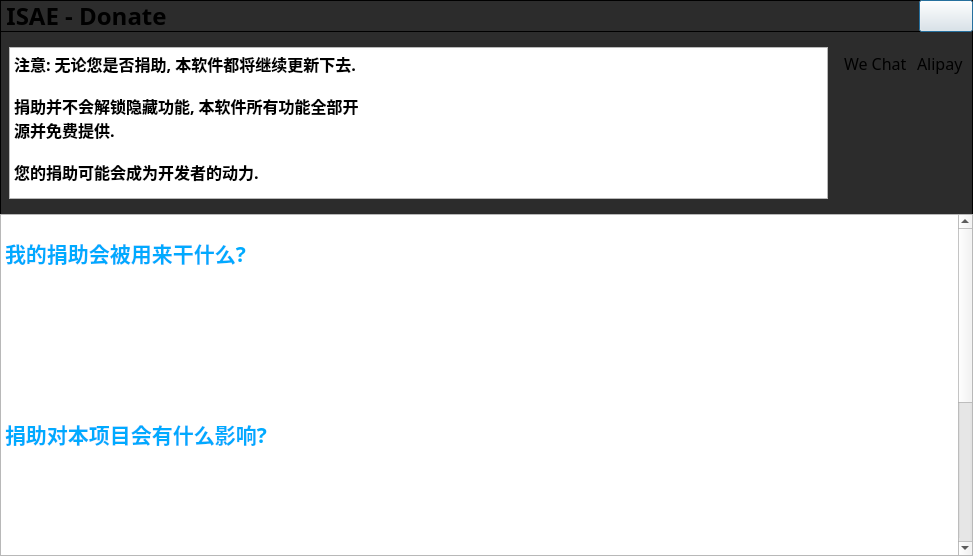
<?xml version="1.0" encoding="UTF-8"?>
<ui version="4.0">
 <class>DonateWindow</class>
 <widget class="QDialog" name="DonateWindow">
  <property name="geometry">
   <rect>
    <x>0</x>
    <y>0</y>
    <width>973</width>
    <height>556</height>
   </rect>
  </property>
  <property name="windowTitle">
   <string>Dialog</string>
  </property>
  <property name="styleSheet">
   <string notr="true">QWidget#DonateWindow{
                border: 1px solid black;
                background-color: #2c2c2c;
                }
            </string>
  </property>
  <layout class="QVBoxLayout" name="verticalLayout">
   <property name="leftMargin">
    <number>0</number>
   </property>
   <property name="topMargin">
    <number>0</number>
   </property>
   <property name="rightMargin">
    <number>0</number>
   </property>
   <property name="bottomMargin">
    <number>0</number>
   </property>
   <item>
    <widget class="QWidget" name="titleLayout" native="true">
     <property name="font">
      <font>
       <family>文泉驿等宽微米黑</family>
      </font>
     </property>
     <property name="styleSheet">
      <string notr="true">QWidget#titleLayout{
                    border: 1px solid black;
                    background-color: transparent;
                    }
                </string>
     </property>
     <layout class="QHBoxLayout" name="horizontalLayout">
      <property name="spacing">
       <number>6</number>
      </property>
      <property name="leftMargin">
       <number>6</number>
      </property>
      <property name="topMargin">
       <number>0</number>
      </property>
      <property name="rightMargin">
       <number>0</number>
      </property>
      <property name="bottomMargin">
       <number>0</number>
      </property>
      <item>
       <widget class="QLabel" name="isaeLabel">
        <property name="enabled">
         <bool>true</bool>
        </property>
        <property name="minimumSize">
         <size>
          <width>56</width>
          <height>26</height>
         </size>
        </property>
        <property name="maximumSize">
         <size>
          <width>1000</width>
          <height>26</height>
         </size>
        </property>
        <property name="font">
         <font>
          <family>Earth Orbiter</family>
          <pointsize>18</pointsize>
          <weight>75</weight>
          <bold>true</bold>
         </font>
        </property>
        <property name="toolTip">
         <string>ISAE - DONATE</string>
        </property>
        <property name="styleSheet">
         <string notr="true"/>
        </property>
        <property name="text">
         <string>ISAE - Donate</string>
        </property>
        <property name="scaledContents">
         <bool>false</bool>
        </property>
        <property name="alignment">
         <set>Qt::AlignCenter</set>
        </property>
       </widget>
      </item>
      <item>
       <spacer name="horizontalSpacer">
        <property name="orientation">
         <enum>Qt::Horizontal</enum>
        </property>
        <property name="sizeHint" stdset="0">
         <size>
          <width>40</width>
          <height>20</height>
         </size>
        </property>
       </spacer>
      </item>
      <item>
       <widget class="QPushButton" name="closeButton">
        <property name="minimumSize">
         <size>
          <width>54</width>
          <height>32</height>
         </size>
        </property>
        <property name="maximumSize">
         <size>
          <width>54</width>
          <height>32</height>
         </size>
        </property>
        <property name="toolTip">
         <string>关闭</string>
        </property>
        <property name="styleSheet">
         <string notr="true"/>
        </property>
        <property name="text">
         <string/>
        </property>
        <property name="icon">
         <iconset resource="../resources/app.qrc">
          <normaloff>:/assets/close.svg</normaloff>:/assets/close.svg</iconset>
        </property>
        <property name="iconSize">
         <size>
          <width>24</width>
          <height>24</height>
         </size>
        </property>
       </widget>
      </item>
     </layout>
    </widget>
   </item>
   <item>
    <widget class="QWidget" name="donateLayouts" native="true">
     <property name="maximumSize">
      <size>
       <width>16777215</width>
       <height>170</height>
      </size>
     </property>
     <layout class="QHBoxLayout" name="horizontalLayout_2">
      <item>
       <widget class="QTextEdit" name="infoText">
        <property name="font">
         <font>
          <family>文泉驿等宽微米黑</family>
         </font>
        </property>
        <property name="html">
         <string>&lt;!DOCTYPE HTML PUBLIC &quot;-//W3C//DTD HTML 4.0//EN&quot; &quot;http://www.w3.org/TR/REC-html40/strict.dtd&quot;&gt;
&lt;html&gt;&lt;head&gt;&lt;meta name=&quot;qrichtext&quot; content=&quot;1&quot; /&gt;&lt;style type=&quot;text/css&quot;&gt;
p, li { white-space: pre-wrap; }
&lt;/style&gt;&lt;/head&gt;&lt;body style=&quot; font-family:'文泉驿等宽微米黑'; font-size:10pt; font-weight:400; font-style:normal;&quot;&gt;
&lt;p style=&quot; margin-top:0px; margin-bottom:0px; margin-left:0px; margin-right:0px; -qt-block-indent:0; text-indent:0px;&quot;&gt;&lt;span style=&quot; font-family:'思源黑体 CN'; font-size:12pt; font-weight:600;&quot;&gt;注意: 无论您是否捐助, 本软件都将继续更新下去.&lt;/span&gt;&lt;/p&gt;
&lt;p style=&quot;-qt-paragraph-type:empty; margin-top:0px; margin-bottom:0px; margin-left:0px; margin-right:0px; -qt-block-indent:0; text-indent:0px;&quot;&gt;&lt;br /&gt;&lt;/p&gt;
&lt;p style=&quot; margin-top:0px; margin-bottom:0px; margin-left:0px; margin-right:0px; -qt-block-indent:0; text-indent:0px;&quot;&gt;&lt;span style=&quot; font-family:'思源黑体 CN'; font-size:12pt; font-weight:600;&quot;&gt;捐助并不会解锁隐藏功能, 本软件所有功能全部开&lt;/span&gt;&lt;/p&gt;
&lt;p style=&quot; margin-top:0px; margin-bottom:0px; margin-left:0px; margin-right:0px; -qt-block-indent:0; text-indent:0px;&quot;&gt;&lt;span style=&quot; font-family:'思源黑体 CN'; font-size:12pt; font-weight:600;&quot;&gt;源并免费提供.&lt;/span&gt;&lt;/p&gt;
&lt;p style=&quot;-qt-paragraph-type:empty; margin-top:0px; margin-bottom:0px; margin-left:0px; margin-right:0px; -qt-block-indent:0; text-indent:0px;&quot;&gt;&lt;br /&gt;&lt;/p&gt;
&lt;p style=&quot; margin-top:0px; margin-bottom:0px; margin-left:0px; margin-right:0px; -qt-block-indent:0; text-indent:0px;&quot;&gt;&lt;span style=&quot; font-family:'思源黑体 CN'; font-size:12pt; font-weight:600;&quot;&gt;您的捐助可能会成为开发者的动力.&lt;/span&gt;&lt;/p&gt;&lt;/body&gt;&lt;/html&gt;</string>
        </property>
        <property name="textInteractionFlags">
         <set>Qt::TextSelectableByMouse</set>
        </property>
       </widget>
      </item>
      <item>
       <layout class="QGridLayout" name="gridLayout">
        <property name="leftMargin">
         <number>10</number>
        </property>
        <property name="horizontalSpacing">
         <number>10</number>
        </property>
        <property name="verticalSpacing">
         <number>0</number>
        </property>
        <item row="0" column="0">
         <widget class="QLabel" name="wechatLabel">
          <property name="maximumSize">
           <size>
            <width>16777215</width>
            <height>32</height>
           </size>
          </property>
          <property name="font">
           <font>
            <family>文泉驿等宽微米黑</family>
            <pointsize>12</pointsize>
           </font>
          </property>
          <property name="text">
           <string>We Chat</string>
          </property>
         </widget>
        </item>
        <item row="0" column="1">
         <widget class="QLabel" name="alipayLabel">
          <property name="maximumSize">
           <size>
            <width>16777215</width>
            <height>32</height>
           </size>
          </property>
          <property name="font">
           <font>
            <family>文泉驿等宽微米黑</family>
            <pointsize>12</pointsize>
           </font>
          </property>
          <property name="text">
           <string>Alipay</string>
          </property>
         </widget>
        </item>
        <item row="1" column="0">
         <widget class="QLabel" name="wechatpay">
          <property name="maximumSize">
           <size>
            <width>120</width>
            <height>120</height>
           </size>
          </property>
          <property name="styleSheet">
           <string notr="true"/>
          </property>
          <property name="text">
           <string/>
          </property>
          <property name="pixmap">
           <pixmap resource="../resources/app.qrc">:/assets/wechatpay.png</pixmap>
          </property>
          <property name="scaledContents">
           <bool>true</bool>
          </property>
         </widget>
        </item>
        <item row="1" column="1">
         <widget class="QLabel" name="alipay">
          <property name="maximumSize">
           <size>
            <width>120</width>
            <height>120</height>
           </size>
          </property>
          <property name="styleSheet">
           <string notr="true"/>
          </property>
          <property name="text">
           <string/>
          </property>
          <property name="pixmap">
           <pixmap resource="../resources/app.qrc">:/assets/alipay.png</pixmap>
          </property>
          <property name="scaledContents">
           <bool>true</bool>
          </property>
         </widget>
        </item>
       </layout>
      </item>
     </layout>
    </widget>
   </item>
   <item>
    <widget class="QTextEdit" name="textEdit">
     <property name="font">
      <font>
       <family>文泉驿等宽微米黑</family>
      </font>
     </property>
     <property name="html">
      <string>&lt;!DOCTYPE HTML PUBLIC &quot;-//W3C//DTD HTML 4.0//EN&quot; &quot;http://www.w3.org/TR/REC-html40/strict.dtd&quot;&gt;
&lt;html&gt;&lt;head&gt;&lt;meta name=&quot;qrichtext&quot; content=&quot;1&quot; /&gt;&lt;style type=&quot;text/css&quot;&gt;
p, li { white-space: pre-wrap; }
&lt;/style&gt;&lt;/head&gt;&lt;body style=&quot; font-family:'文泉驿等宽微米黑'; font-size:10pt; font-weight:400; font-style:normal;&quot;&gt;
&lt;p style=&quot; margin-top:0px; margin-bottom:0px; margin-left:0px; margin-right:0px; -qt-block-indent:0; text-indent:0px;&quot;&gt;                    &lt;/p&gt;
&lt;p style=&quot; margin-top:0px; margin-bottom:0px; margin-left:0px; margin-right:0px; -qt-block-indent:0; text-indent:0px;&quot;&gt;&lt;span style=&quot; font-family:'思源黑体 CN'; font-size:16pt; font-weight:600; color:#00aaff;&quot;&gt;我的捐助会被用来干什么?&lt;/span&gt;                    &lt;/p&gt;
&lt;p style=&quot; margin-top:0px; margin-bottom:0px; margin-left:0px; margin-right:0px; -qt-block-indent:0; text-indent:0px;&quot;&gt;&lt;span style=&quot; font-family:'思源黑体 CN'; font-size:12pt; color:#00aaff;&quot;&gt; &lt;/span&gt;                    &lt;/p&gt;
&lt;p style=&quot; margin-top:0px; margin-bottom:0px; margin-left:0px; margin-right:0px; -qt-block-indent:0; text-indent:0px;&quot;&gt;&lt;span style=&quot; font-family:'思源黑体 CN'; font-size:12pt; color:#ffffff;&quot;&gt;为开发者买一些咖啡, 或者改善一下开发者的生活水平 (作为收入的一部分).&lt;/span&gt;                    &lt;/p&gt;
&lt;p style=&quot; margin-top:0px; margin-bottom:0px; margin-left:0px; margin-right:0px; -qt-block-indent:0; text-indent:0px;&quot;&gt;                    &lt;/p&gt;
&lt;p style=&quot; margin-top:0px; margin-bottom:0px; margin-left:0px; margin-right:0px; -qt-block-indent:0; text-indent:0px;&quot;&gt;&lt;span style=&quot; font-family:'思源黑体 CN'; font-size:12pt; color:#ffffff;&quot;&gt;如您所见, ISAE会有在线功能, 今后也可能提供统一的团队平台与Wiki共享平台.&lt;/span&gt;                    &lt;/p&gt;
&lt;p style=&quot; margin-top:0px; margin-bottom:0px; margin-left:0px; margin-right:0px; -qt-block-indent:0; text-indent:0px;&quot;&gt;                    &lt;/p&gt;
&lt;p style=&quot; margin-top:0px; margin-bottom:0px; margin-left:0px; margin-right:0px; -qt-block-indent:0; text-indent:0px;&quot;&gt;&lt;span style=&quot; font-family:'思源黑体 CN'; font-size:12pt; color:#ffffff;&quot;&gt;届时, 您的捐助将被优先用来维护和续费服务器.&lt;/span&gt;                    &lt;/p&gt;
&lt;p style=&quot; margin-top:0px; margin-bottom:0px; margin-left:0px; margin-right:0px; -qt-block-indent:0; text-indent:0px;&quot;&gt;                    &lt;/p&gt;
&lt;p style=&quot; margin-top:0px; margin-bottom:0px; margin-left:0px; margin-right:0px; -qt-block-indent:0; text-indent:0px;&quot;&gt;&lt;span style=&quot; font-family:'思源黑体 CN'; font-size:16pt; font-weight:600; color:#00aaff;&quot;&gt;捐助对本项目会有什么影响?&lt;/span&gt;                    &lt;/p&gt;
&lt;p style=&quot; margin-top:0px; margin-bottom:0px; margin-left:0px; margin-right:0px; -qt-block-indent:0; text-indent:0px;&quot;&gt;                    &lt;/p&gt;
&lt;p style=&quot; margin-top:0px; margin-bottom:0px; margin-left:0px; margin-right:0px; -qt-block-indent:0; text-indent:0px;&quot;&gt;&lt;span style=&quot; font-family:'思源黑体 CN'; font-size:12pt; color:#ffffff;&quot;&gt;不会有很大的影响. 本项目无论是否收到捐助, 都会在开发者力所能及的情况下进行维护和新功能的开发.&lt;/span&gt;                    &lt;/p&gt;
&lt;p style=&quot; margin-top:0px; margin-bottom:0px; margin-left:0px; margin-right:0px; -qt-block-indent:0; text-indent:0px;&quot;&gt;                    &lt;/p&gt;
&lt;p style=&quot; margin-top:0px; margin-bottom:0px; margin-left:0px; margin-right:0px; -qt-block-indent:0; text-indent:0px;&quot;&gt;&lt;span style=&quot; font-family:'思源黑体 CN'; font-size:12pt; color:#ffffff;&quot;&gt;资金不足时, 可能会影响到Wiki和统一团队平台 (将来如果有此计划) 的运营.&lt;/span&gt;                    &lt;/p&gt;
&lt;p style=&quot; margin-top:0px; margin-bottom:0px; margin-left:0px; margin-right:0px; -qt-block-indent:0; text-indent:0px;&quot;&gt;                    &lt;/p&gt;
&lt;p style=&quot; margin-top:0px; margin-bottom:0px; margin-left:0px; margin-right:0px; -qt-block-indent:0; text-indent:0px;&quot;&gt;&lt;span style=&quot; font-family:'思源黑体 CN'; font-size:12pt; color:#ffffff;&quot;&gt;本软件的目的是给信息安全学习者/从业者提供一些工具集成, 不必受限于网络环境, 而更加轻松的进行数据处理和安全审计.  &lt;/span&gt;&lt;/p&gt;
&lt;p style=&quot; margin-top:0px; margin-bottom:0px; margin-left:0px; margin-right:0px; -qt-block-indent:0; text-indent:0px;&quot;&gt;&lt;span style=&quot; font-family:'思源黑体 CN'; font-size:12pt; color:#ffffff;&quot;&gt;所以线上功能永远不会成为本项目的重点. 本项目的所有实用功能都将以离线的方式提供. 因此不用担心服务器问题对软件使用造成的影响.&lt;/span&gt;                    &lt;/p&gt;
&lt;p style=&quot; margin-top:0px; margin-bottom:0px; margin-left:0px; margin-right:0px; -qt-block-indent:0; text-indent:0px;&quot;&gt;                    &lt;/p&gt;
&lt;p style=&quot; margin-top:0px; margin-bottom:0px; margin-left:0px; margin-right:0px; -qt-block-indent:0; text-indent:0px;&quot;&gt;&lt;span style=&quot; font-family:'思源黑体 CN'; font-size:12pt; color:#ffffff;&quot;&gt;计划团队共享平台的开发时, 我们会直接提供共享平台的自动化部署脚本, 帮您在自己的服务器上简单的搭建一个共享平台.&lt;/span&gt;&lt;/p&gt;
&lt;p style=&quot; margin-top:0px; margin-bottom:0px; margin-left:0px; margin-right:0px; -qt-block-indent:0; text-indent:0px;&quot;&gt;&lt;span style=&quot; font-family:'思源黑体 CN'; font-size:12pt; color:#ffffff;&quot;&gt;统一共享平台仅作为您在没有可用服务器时需要团队合作的一个选项.&lt;/span&gt;                    &lt;/p&gt;
&lt;p style=&quot; margin-top:0px; margin-bottom:0px; margin-left:0px; margin-right:0px; -qt-block-indent:0; text-indent:0px;&quot;&gt;                    &lt;/p&gt;
&lt;p style=&quot; margin-top:0px; margin-bottom:0px; margin-left:0px; margin-right:0px; -qt-block-indent:0; text-indent:0px;&quot;&gt;&lt;span style=&quot; font-family:'思源黑体 CN'; font-size:16pt; font-weight:600; color:#00aaff;&quot;&gt;本软件存在付费版本吗?&lt;/span&gt;                    &lt;/p&gt;
&lt;p style=&quot; margin-top:0px; margin-bottom:0px; margin-left:0px; margin-right:0px; -qt-block-indent:0; text-indent:0px;&quot;&gt;                    &lt;/p&gt;
&lt;p style=&quot; margin-top:0px; margin-bottom:0px; margin-left:0px; margin-right:0px; -qt-block-indent:0; text-indent:0px;&quot;&gt;&lt;span style=&quot; font-family:'思源黑体 CN'; font-size:12pt; color:#ffffff;&quot;&gt;不存在. 本软件的代码完全开源, 各个组件尽力做到能够再次使用并支持剥离出来作为单独程序提供.&lt;/span&gt;&lt;/p&gt;
&lt;p style=&quot; margin-top:0px; margin-bottom:0px; margin-left:0px; margin-right:0px; -qt-block-indent:0; text-indent:0px;&quot;&gt;&lt;span style=&quot; font-family:'思源黑体 CN'; font-size:12pt; color:#ffffff;&quot;&gt;如果你对本软件的开发有意见反馈或者想一起为这个项目做出贡献, 欢迎到GitHub的项目平台上提交issue和Pull Request.&lt;/span&gt;                    &lt;/p&gt;
&lt;p style=&quot; margin-top:0px; margin-bottom:0px; margin-left:0px; margin-right:0px; -qt-block-indent:0; text-indent:0px;&quot;&gt;                &lt;/p&gt;&lt;/body&gt;&lt;/html&gt;</string>
     </property>
     <property name="textInteractionFlags">
      <set>Qt::TextSelectableByMouse</set>
     </property>
    </widget>
   </item>
  </layout>
 </widget>
 <resources>
  <include location="../resources/app.qrc"/>
  <include location="../resources/app.qrc"/>
 </resources>
 <connections>
  <connection>
   <sender>closeButton</sender>
   <signal>clicked()</signal>
   <receiver>DonateWindow</receiver>
   <slot>close()</slot>
   <hints>
    <hint type="sourcelabel">
     <x>792</x>
     <y>15</y>
    </hint>
    <hint type="destinationlabel">
     <x>409</x>
     <y>274</y>
    </hint>
   </hints>
  </connection>
 </connections>
</ui>
